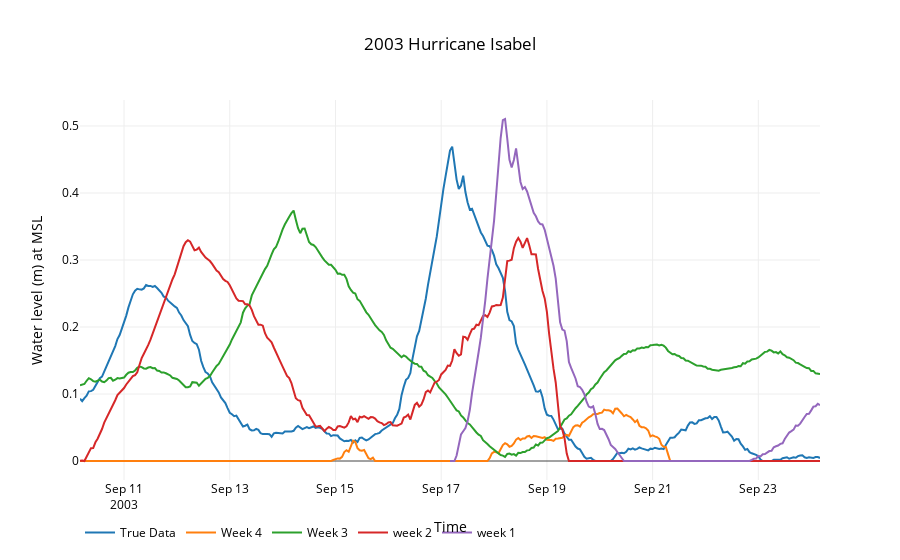

This figure's notebook cell:
### Markdown cell above
### Wachapreague, VA

### Code cell
starts,end,noaa = '20030827','20030926','8631044'
data = utils.plot_timeseries2(files,start,name,26981)
title,x,y = '2003 Hurricane Isabel','Time','Water level (m) at MSL'
layout=utils.layout(title,x,y)
fig = go.Figure(data=data, layout=layout)
interactive = iplot(fig)
#po.plot(fig,filename=root_dir+'\\'+'wachapreague_surge.html')

### Figure 1 — Plotly figure (JSON) as saved in the notebook; plotly's stock layout.template omitted (floating-point values rounded to 4 significant figures; data arrays with more than 128 entries replaced by an {"elided": "..."} marker saying what was removed)
{"data": [{"line": {"color": "rgba(0, 204, 255)"}, "mode": "lines", "name": "True Data", "type": "scatter", "uid": "5bec9ae2-e063-11e8-97d7-f40669f1696c", "x": {"elided": "337 str values"}, "y": {"elided": "337 float values"}}, {"line": {"color": "rgba(51, 51, 255)"}, "mode": "lines", "name": "Week 4", "type": "scatter", "uid": "5bec9ae3-e063-11e8-9286-f40669f1696c", "x": {"elided": "337 str values"}, "y": {"elided": "337 float values"}}, {"line": {"color": "rgba(102, 0, 255)"}, "mode": "lines", "name": "Week 3", "type": "scatter", "uid": "5bec9ae4-e063-11e8-8c47-f40669f1696c", "x": {"elided": "337 str values"}, "y": {"elided": "337 float values"}}, {"line": {"color": "rgba(0, 204, 255)"}, "mode": "lines", "name": "week 2", "type": "scatter", "uid": "5bec9ae5-e063-11e8-b554-f40669f1696c", "x": {"elided": "337 str values"}, "y": {"elided": "337 float values"}}, {"line": {"color": "rgba(0, 153, 0)"}, "mode": "lines", "name": "week 1", "type": "scatter", "uid": "5bec9ae6-e063-11e8-9d1e-f40669f1696c", "x": {"elided": "169 str values"}, "y": {"elided": "169 float values"}}], "layout": {"autosize": true, "font": {"color": "rgb(0, 0, 0)"}, "legend": {"orientation": "h"}, "paper_bgcolor": "rgb(255,255,255)", "plot_bgcolor": "rgb(255,255,255)", "title": "2003 Hurricane Isabel", "xaxis": {"autorange": true, "range": ["2003-09-10 04:00", "2003-09-24 04:00"], "title": "Time", "type": "date"}, "yaxis": {"autorange": true, "range": [-0.02836, 0.5388], "title": "Water level (m) at MSL", "type": "linear"}}}
